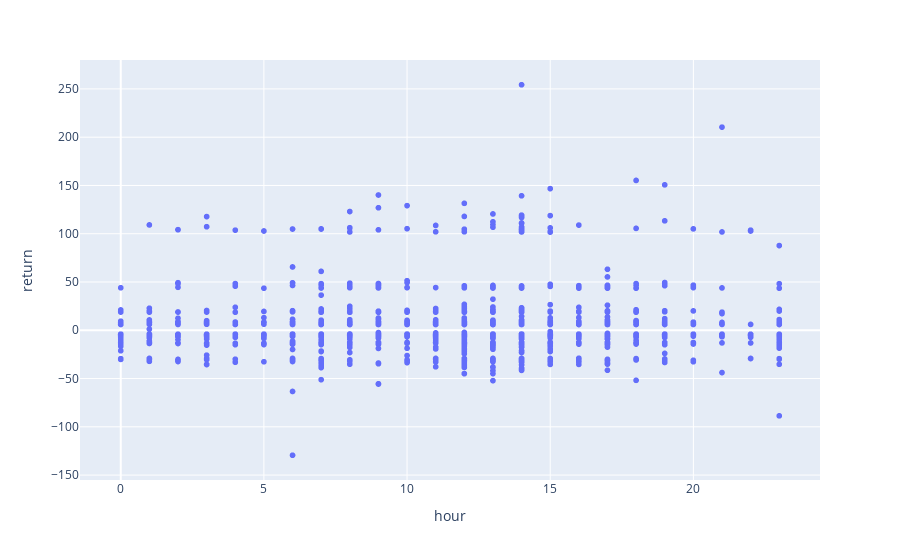

The cell this chart's notebook holds for it:
### Code cell
px.scatter(trades, x = 'hour', y = 'return')

### Figure 1 — Plotly figure (JSON) as saved in the notebook; plotly's stock layout.template omitted (floating-point values rounded to 4 significant figures; data arrays with more than 128 entries replaced by an {"elided": "..."} marker saying what was removed)
{"data": [{"hovertemplate": "hour=%{x}<br>return=%{y}<extra></extra>", "legendgroup": "", "marker": {"color": "#636efa", "symbol": "circle"}, "mode": "markers", "name": "", "showlegend": false, "type": "scattergl", "x": {"elided": "2388 int values"}, "xaxis": "x", "y": {"elided": "2388 float values"}, "yaxis": "y"}], "layout": {"legend": {"tracegroupgap": 0}, "margin": {"t": 60}, "xaxis": {"anchor": "y", "domain": [0, 1], "title": {"text": "hour"}}, "yaxis": {"anchor": "x", "domain": [0, 1], "title": {"text": "return"}}}}
